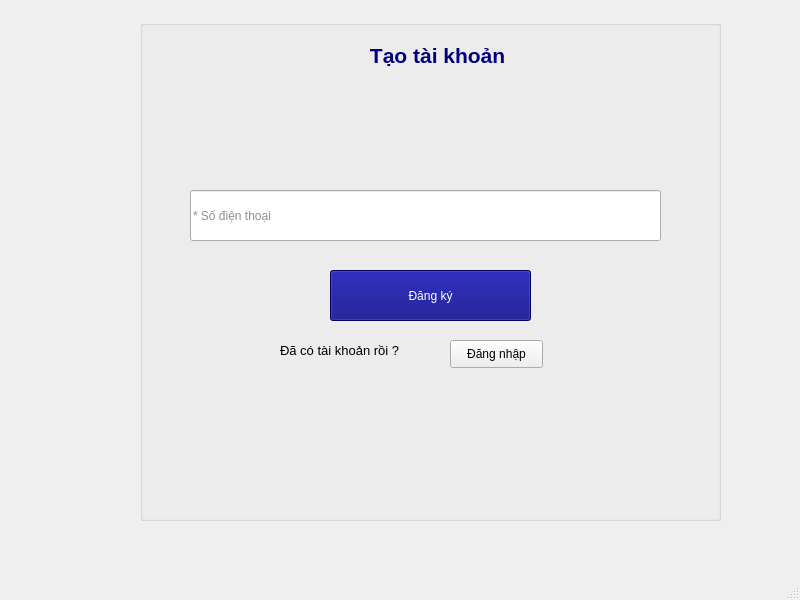
<?xml version="1.0" encoding="UTF-8"?>
<ui version="4.0">
 <class>MainWindow</class>
 <widget class="QMainWindow" name="MainWindow">
  <property name="geometry">
   <rect>
    <x>0</x>
    <y>0</y>
    <width>800</width>
    <height>600</height>
   </rect>
  </property>
  <property name="windowTitle">
   <string>MainWindow</string>
  </property>
  <widget class="QWidget" name="centralwidget">
   <widget class="QGroupBox" name="groupBox">
    <property name="geometry">
     <rect>
      <x>140</x>
      <y>20</y>
      <width>581</width>
      <height>501</height>
     </rect>
    </property>
    <property name="title">
     <string/>
    </property>
    <widget class="QLabel" name="label">
     <property name="geometry">
      <rect>
       <x>170</x>
       <y>-40</y>
       <width>261</width>
       <height>151</height>
      </rect>
     </property>
     <property name="text">
      <string>&lt;html&gt;&lt;head/&gt;&lt;body&gt;&lt;p align=&quot;center&quot;&gt;&lt;span style=&quot; font-size:16pt; font-weight:600; color:#00007f;&quot;&gt;Tạo tài khoản &lt;/span&gt;&lt;/p&gt;&lt;/body&gt;&lt;/html&gt;</string>
     </property>
    </widget>
    <widget class="QLineEdit" name="lineEditPhone">
     <property name="geometry">
      <rect>
       <x>50</x>
       <y>170</y>
       <width>471</width>
       <height>51</height>
      </rect>
     </property>
     <property name="styleSheet">
      <string notr="true">color: rgb(143, 143, 143);</string>
     </property>
     <property name="text">
      <string>* Số điện thoại</string>
     </property>
    </widget>
    <widget class="QPushButton" name="pushButtonDangki">
     <property name="geometry">
      <rect>
       <x>190</x>
       <y>250</y>
       <width>201</width>
       <height>51</height>
      </rect>
     </property>
     <property name="styleSheet">
      <string notr="true">background-color: rgb(0, 0, 127);
color: rgb(255, 255, 255);
font: 11pt &quot;MS Shell Dlg 2&quot;;
</string>
     </property>
     <property name="text">
      <string>Đăng ký</string>
     </property>
    </widget>
    <widget class="QLabel" name="label_2">
     <property name="geometry">
      <rect>
       <x>140</x>
       <y>310</y>
       <width>181</width>
       <height>41</height>
      </rect>
     </property>
     <property name="text">
      <string>&lt;html&gt;&lt;head/&gt;&lt;body&gt;&lt;p&gt;&lt;span style=&quot; font-size:10pt;&quot;&gt;Đã có tài khoản rồi ? &lt;/span&gt;&lt;/p&gt;&lt;/body&gt;&lt;/html&gt;</string>
     </property>
    </widget>
    <widget class="QPushButton" name="pushButtonDangnhap">
     <property name="geometry">
      <rect>
       <x>310</x>
       <y>320</y>
       <width>93</width>
       <height>28</height>
      </rect>
     </property>
     <property name="text">
      <string>Đăng nhập</string>
     </property>
    </widget>
   </widget>
  </widget>
  <widget class="QMenuBar" name="menubar">
   <property name="geometry">
    <rect>
     <x>0</x>
     <y>0</y>
     <width>800</width>
     <height>26</height>
    </rect>
   </property>
  </widget>
  <widget class="QStatusBar" name="statusbar"/>
 </widget>
 <resources/>
 <connections/>
</ui>
